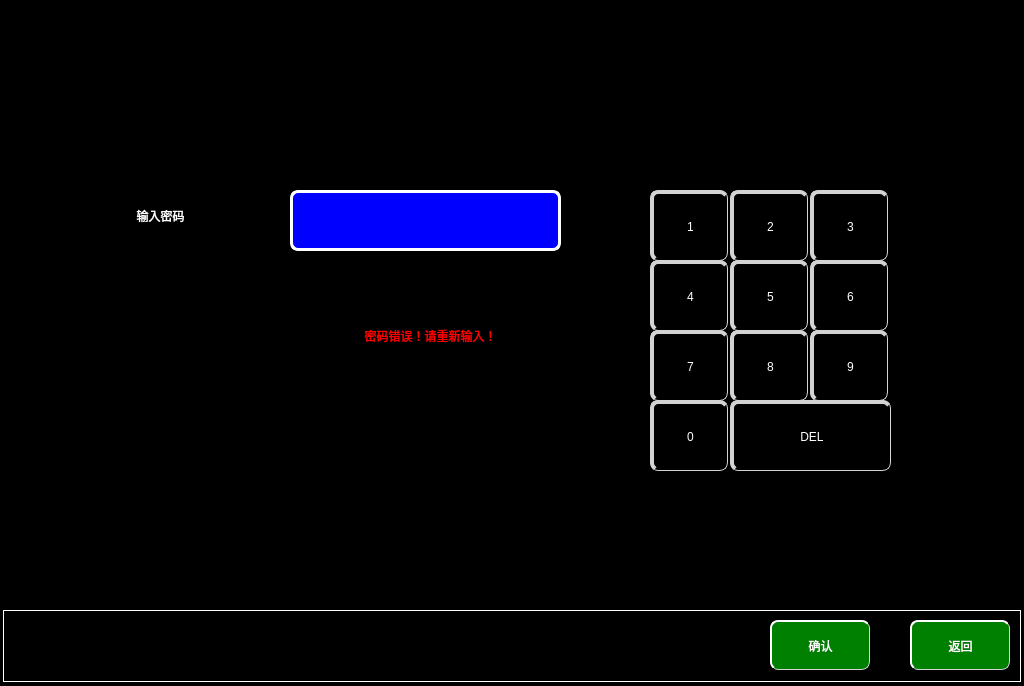
<?xml version="1.0" encoding="UTF-8"?>
<ui version="4.0">
 <class>VehiclePasswordPage</class>
 <widget class="QWidget" name="VehiclePasswordPage">
  <property name="geometry">
   <rect>
    <x>0</x>
    <y>0</y>
    <width>1024</width>
    <height>686</height>
   </rect>
  </property>
  <property name="windowTitle">
   <string>Form</string>
  </property>
  <property name="styleSheet">
   <string notr="true">QWidget 
{
	background-color:black;
}
QPushButton
{
	font:30px, &quot;微软雅黑&quot;;
    color: white;
	background-color:black;
	border-radius:8px;border-top: 4px solid lightgray;	
	border-left: 4px solid lightgray;border-bottom: 1px solid lightgray;	
	border-right: 1px solid lightgray;
}</string>
  </property>
  <widget class="QLabel" name="label">
   <property name="geometry">
    <rect>
     <x>3</x>
     <y>610</y>
     <width>1018</width>
     <height>72</height>
    </rect>
   </property>
   <property name="styleSheet">
    <string notr="true">
background-color: rgb(0, 0, 0);

	border:1px solid white;
</string>
   </property>
   <property name="text">
    <string>TextLabel</string>
   </property>
  </widget>
  <widget class="QPushButton" name="returnBtn">
   <property name="geometry">
    <rect>
     <x>910</x>
     <y>620</y>
     <width>100</width>
     <height>50</height>
    </rect>
   </property>
   <property name="focusPolicy">
    <enum>Qt::NoFocus</enum>
   </property>
   <property name="styleSheet">
    <string notr="true">QPushButton
{
	font: 20px, &quot;微软雅黑&quot;;
    color: white;
	background-color: rgb(0, 128, 0);
    border-top: 2px solid white;
	border-left: 2px solid white;

}</string>
   </property>
   <property name="text">
    <string>返回</string>
   </property>
  </widget>
  <widget class="QPushButton" name="Num1">
   <property name="geometry">
    <rect>
     <x>650</x>
     <y>190</y>
     <width>78</width>
     <height>71</height>
    </rect>
   </property>
   <property name="focusPolicy">
    <enum>Qt::NoFocus</enum>
   </property>
   <property name="text">
    <string>1</string>
   </property>
  </widget>
  <widget class="QPushButton" name="Num2">
   <property name="geometry">
    <rect>
     <x>730</x>
     <y>190</y>
     <width>78</width>
     <height>71</height>
    </rect>
   </property>
   <property name="focusPolicy">
    <enum>Qt::NoFocus</enum>
   </property>
   <property name="text">
    <string>2</string>
   </property>
  </widget>
  <widget class="QPushButton" name="Num3">
   <property name="geometry">
    <rect>
     <x>810</x>
     <y>190</y>
     <width>78</width>
     <height>71</height>
    </rect>
   </property>
   <property name="focusPolicy">
    <enum>Qt::NoFocus</enum>
   </property>
   <property name="text">
    <string>3</string>
   </property>
  </widget>
  <widget class="QPushButton" name="Num5">
   <property name="geometry">
    <rect>
     <x>730</x>
     <y>260</y>
     <width>78</width>
     <height>71</height>
    </rect>
   </property>
   <property name="focusPolicy">
    <enum>Qt::NoFocus</enum>
   </property>
   <property name="text">
    <string>5</string>
   </property>
  </widget>
  <widget class="QPushButton" name="Num4">
   <property name="geometry">
    <rect>
     <x>650</x>
     <y>260</y>
     <width>78</width>
     <height>71</height>
    </rect>
   </property>
   <property name="focusPolicy">
    <enum>Qt::NoFocus</enum>
   </property>
   <property name="text">
    <string>4</string>
   </property>
  </widget>
  <widget class="QPushButton" name="Num6">
   <property name="geometry">
    <rect>
     <x>810</x>
     <y>260</y>
     <width>78</width>
     <height>71</height>
    </rect>
   </property>
   <property name="focusPolicy">
    <enum>Qt::NoFocus</enum>
   </property>
   <property name="text">
    <string>6</string>
   </property>
  </widget>
  <widget class="QPushButton" name="Num8">
   <property name="geometry">
    <rect>
     <x>730</x>
     <y>330</y>
     <width>78</width>
     <height>71</height>
    </rect>
   </property>
   <property name="focusPolicy">
    <enum>Qt::NoFocus</enum>
   </property>
   <property name="text">
    <string>8</string>
   </property>
  </widget>
  <widget class="QPushButton" name="Num7">
   <property name="geometry">
    <rect>
     <x>650</x>
     <y>330</y>
     <width>78</width>
     <height>71</height>
    </rect>
   </property>
   <property name="focusPolicy">
    <enum>Qt::NoFocus</enum>
   </property>
   <property name="text">
    <string>7</string>
   </property>
  </widget>
  <widget class="QPushButton" name="Num9">
   <property name="geometry">
    <rect>
     <x>810</x>
     <y>330</y>
     <width>78</width>
     <height>71</height>
    </rect>
   </property>
   <property name="focusPolicy">
    <enum>Qt::NoFocus</enum>
   </property>
   <property name="text">
    <string>9</string>
   </property>
  </widget>
  <widget class="QPushButton" name="Num0">
   <property name="geometry">
    <rect>
     <x>650</x>
     <y>400</y>
     <width>78</width>
     <height>71</height>
    </rect>
   </property>
   <property name="focusPolicy">
    <enum>Qt::NoFocus</enum>
   </property>
   <property name="text">
    <string>0</string>
   </property>
  </widget>
  <widget class="QPushButton" name="NumDEL">
   <property name="geometry">
    <rect>
     <x>730</x>
     <y>400</y>
     <width>161</width>
     <height>71</height>
    </rect>
   </property>
   <property name="focusPolicy">
    <enum>Qt::NoFocus</enum>
   </property>
   <property name="text">
    <string>DEL</string>
   </property>
  </widget>
  <widget class="QLabel" name="PasswordLbl">
   <property name="geometry">
    <rect>
     <x>290</x>
     <y>190</y>
     <width>271</width>
     <height>61</height>
    </rect>
   </property>
   <property name="styleSheet">
    <string notr="true">border:  3px solid white;
background-color:blue;
border-radius:8px;
font:30px; 
color:white;</string>
   </property>
   <property name="text">
    <string/>
   </property>
   <property name="alignment">
    <set>Qt::AlignCenter</set>
   </property>
  </widget>
  <widget class="QLabel" name="label_2">
   <property name="geometry">
    <rect>
     <x>50</x>
     <y>190</y>
     <width>221</width>
     <height>51</height>
    </rect>
   </property>
   <property name="styleSheet">
    <string notr="true">font:30px &quot;微软雅黑&quot;; 
color:white;</string>
   </property>
   <property name="text">
    <string>输入密码</string>
   </property>
   <property name="alignment">
    <set>Qt::AlignCenter</set>
   </property>
  </widget>
  <widget class="QPushButton" name="confirmBtn">
   <property name="geometry">
    <rect>
     <x>770</x>
     <y>620</y>
     <width>100</width>
     <height>50</height>
    </rect>
   </property>
   <property name="focusPolicy">
    <enum>Qt::NoFocus</enum>
   </property>
   <property name="styleSheet">
    <string notr="true">QPushButton
{
	font: 20px, &quot;微软雅黑&quot;;
    color: white;
	background-color: rgb(0, 128, 0);
    border-top: 2px solid white;
	border-left: 2px solid white;

}</string>
   </property>
   <property name="text">
    <string>确认</string>
   </property>
  </widget>
  <widget class="QLabel" name="alarmlbl">
   <property name="geometry">
    <rect>
     <x>260</x>
     <y>310</y>
     <width>341</width>
     <height>51</height>
    </rect>
   </property>
   <property name="styleSheet">
    <string notr="true">font:30px &quot;微软雅黑&quot;; 
color:red;</string>
   </property>
   <property name="text">
    <string>密码错误！请重新输入！</string>
   </property>
   <property name="alignment">
    <set>Qt::AlignCenter</set>
   </property>
  </widget>
 </widget>
 <resources/>
 <connections/>
</ui>
